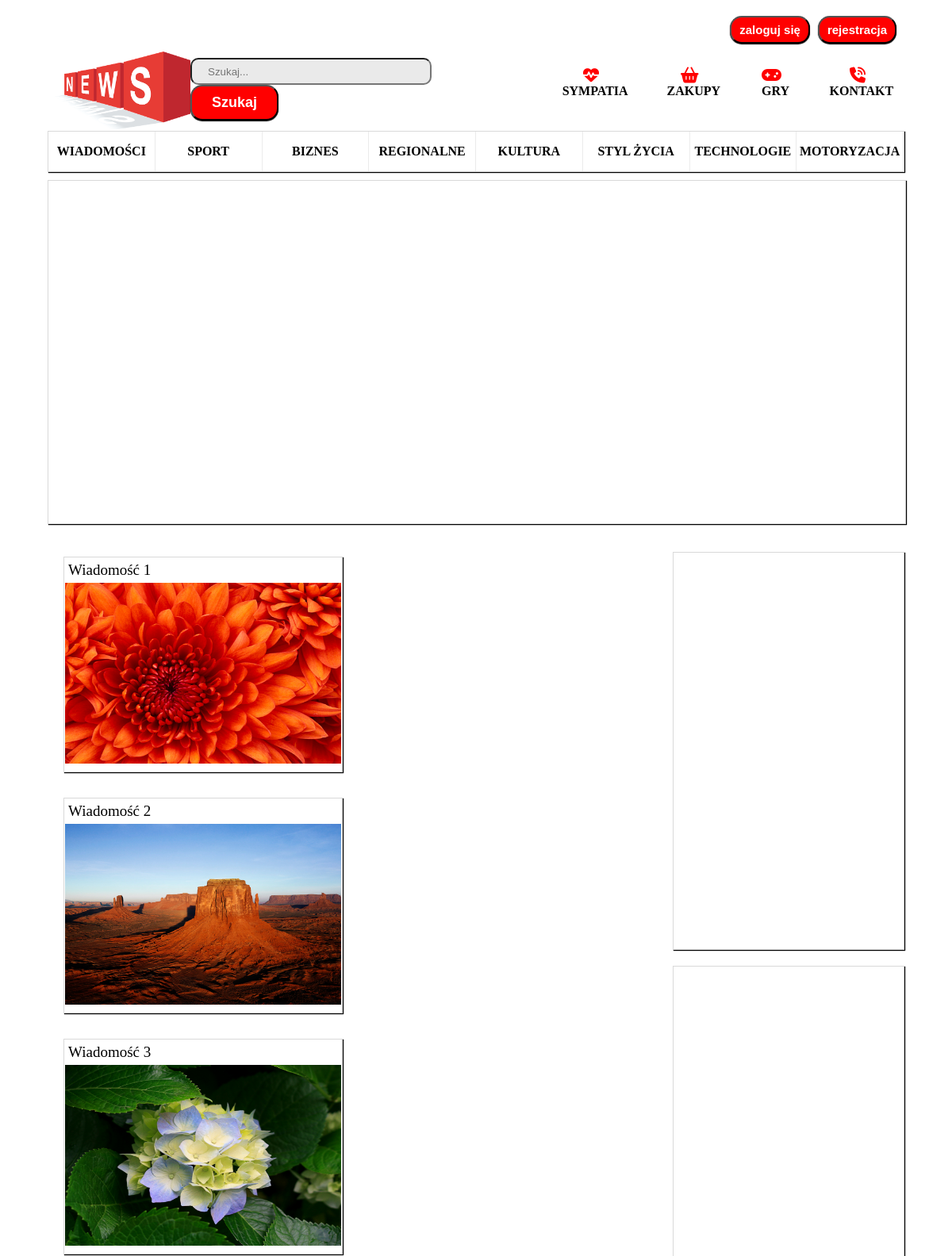
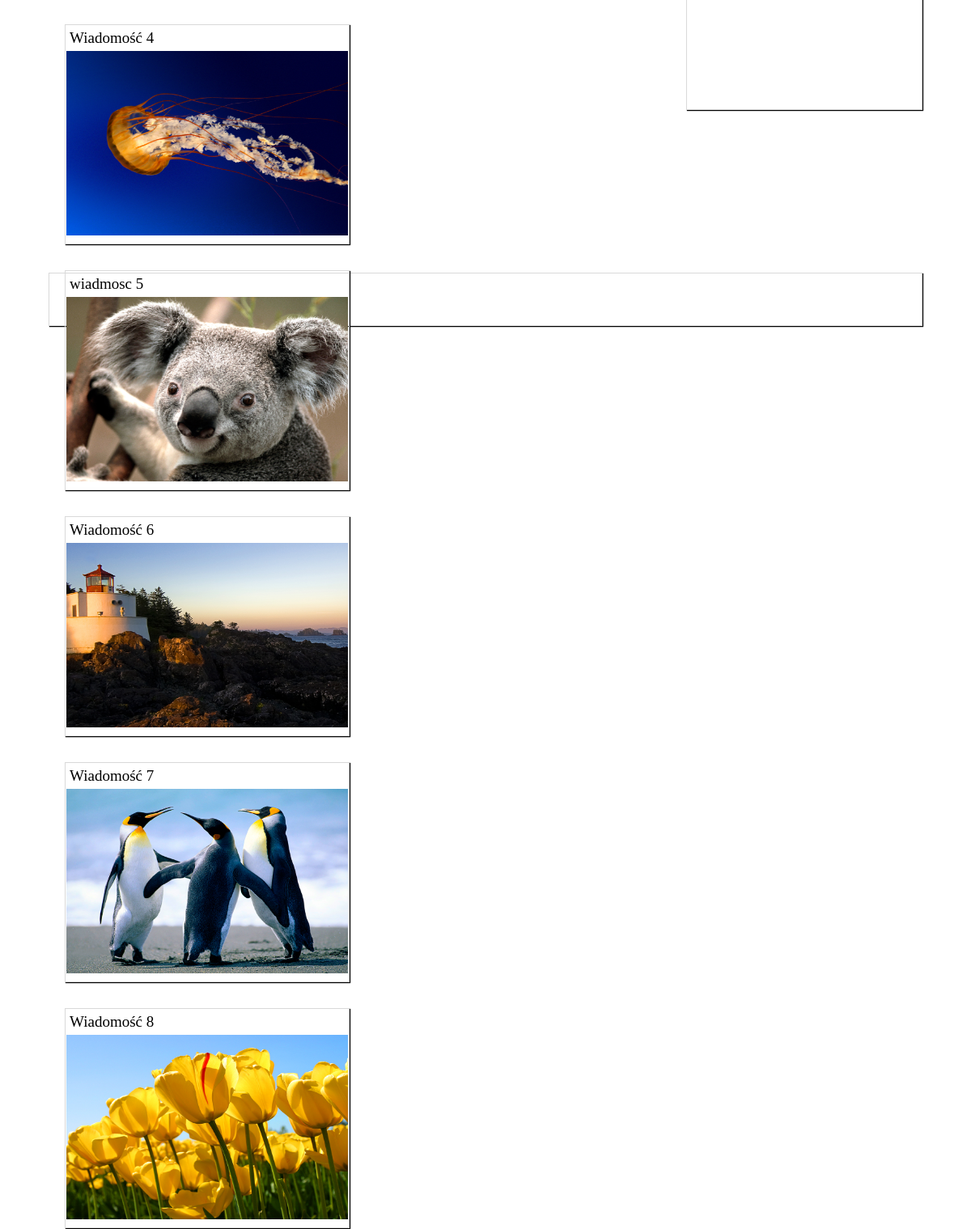
/index, run on the app's committed database (2 pictures, top to bottom).
### main/models.py (models this page shows)
class News(models.Model):
    title = models.CharField(max_length=128)
    content = models.TextField(default="")
    photo = models.ImageField(null=True, blank=True, upload_to='photo')
    class Meta:
        verbose_name_plural = "News"
    def __str__(self):
        return self.title

### main/views.py (the view)
# urls.py: path('index', include('main.urls')),
def index(request):
    news = News.objects.all()
    return render(request, 'index.html', {'news':news})

### main/templates/index.html (shortened to what this page needs)
{% extends 'basic.html' %}
{% load static %}
{% block body %}
    <div class="wrap">
        <div class="log_form">
     {% if user.is_authenticated %}
        Witaj: <b>{{user.name}}</b> <button class="logout">   <a href="/logout/">wyloguj się</a></button>
    {% else %}
        <button class="login"> <a href="/login/">zaloguj się</a> </button><button class="register">   <a href="/register/">rejestracja</a></button>
    {% endif %}
            </div>
        <div class="nav">
            <div class="nav_top">
               <div class="logo"><img src="{% static 'gazeta.png' %}" alt="logo" class="logo"></div>
                <div class="top_right">
                    <div class="search">
                     <form action="">
                           <input type="text" placeholder="Szukaj...">
                            <button class="search">Szukaj</button>
                      </form>
                   </div>
                    <nav class="top">
                      <ul class="menu_top">
                          <li><a href=""><i class="fas fa-heartbeat " style="margin-right:10px; font-size:20px; color:red;"></i>sympatia</a></li>
                          <li><a href=""><i class="fas fa-shopping-basket "style="margin-right:10px; font-size:20px; color:red;" ></i>zakupy</a></li>
                          <li><a href=""><i class="fas fa-gamepad "style="margin-right:10px; font-size:20px; color:red;"></i>gry</a></li>
                          <li><a href="{% url 'kontakt' %}"><i class="fas fa-phone-volume" style="margin-right:10px; font-size:20px; color:red;"></i>Kontakt</a></li>
                      </ul>
                     </nav>
                </div>
            </div>
            <div class="nav_bottom">
                <nav class="bottom">
                    <ul class="menu_bottom">
                         <li><a href="{% url 'wiadomosci' %}">wiadomości</a></li>
                         <li><a href="{% url 'sport' %}">sport</a></li>
                         <li><a href="{% url 'biznes' %}">biznes</a></li>
                         <li><a href="{% url 'regionalne' %}">regionalne</a></li>
                         <li><a href="{% url 'kultura' %}">kultura</a></li>
                         <li><a href="{% url 'styl_zycia' %}">styl życia</a></li>
                         <li><a href="{% url 'technologie' %}">technologie</a></li>
                         <li><a href="{% url 'motoryzacja' %}">motoryzacja</a></li>
                    </ul>
                </nav>
            </div>
        </div>
        <header>
        </header>
        <div class="main">
            <div class="left_main">
                <ul class="left_main">
                    {% for element in news%}
                    <li>
                            <div class="title">{{element}}</div>
                            <div class="photo"><img src="/media/{{element.photo}}" alt=""></div>
                    </li>
                    {%endfor%}
                </ul>
            </div>
            <div class="right_main">
                <div class="element"></div>
                <div class="element"></div>
            </div>
        </div>
        <footer>
        </footer>
    </div>
{% endblock %}

### static/styles.css (style rules this page uses)
* { margin:0; padding:0; box-sizing: content-box; }
div.wrap { margin:0 auto; margin-top:20px; max-width:90vw; min-height: 100vh; }
div.wrap div.log_form { text-align:right; margin-bottom:10px; }
div.wrap div.log_form button { font-size:18px; font-weight:bold; box-shadow: 0 1px 1px black; background-color: rgb(255, 0, 0); padding:5px 10px; border-radius:15px; margin-right:10px; }
div.wrap div.log_form button a { color:white; font-size:15px; text-decoration:none; }
div.wrap div.nav_top { display:flex; flex-direction:row; }
div.nav_top div.logo { width:200px; height:100px; }
div.nav_top div.logo img.logo { width:180px; height:100px; }
div.wrap div.nav_top div.top_right { width:100%; display:flex; flex-direction: row; justify-content:flex-end; }
div.top_right div.search { margin-right:40px; padding-top:8px; }
div.top_right div.search input { width:300px; height: 30px; border-radius:10px; background-color: rgb(234, 234, 234); }
div.top_right div.search input::placeholder { padding-left:20px; }
div.top_right div.search button.search { background-color: rgb(255, 0, 0); color: white; padding:10px 25px; border-radius:15px; font-size:18px; font-weight:bold; box-shadow: 0 1px 1px black; }
nav.top ul.menu_top { display:flex; list-style:none; width:100%; padding:10px; }
nav.top ul.menu_top li { padding:10px; }
nav.top ul.menu_top li a { width:100%; height:100%; display:block; text-decoration:none; color:black; font-weight:bold; text-transform: uppercase; text-align:center; }
div.wrap div.nav_bottom nav ul.menu_bottom { display:flex; flex-direction:row; list-style:none; justify-content:space-between; height:50px; line-height:50px; border:1px solid rgb(217, 217, 217); box-shadow: 1px 1px 1px black; }
div.wrap div.nav_bottom nav ul.menu_bottom li { width:100%; border-right:1px solid rgb(235, 235, 235); }
div.wrap div.nav_bottom nav ul.menu_bottom li a { width:100%; height:100%; display:block; text-decoration:none; color:black; font-weight:bold; text-transform: uppercase; text-align:center; }
header { margin-top:10px; width:100%; height:54vh; border:1px solid rgb(217, 217, 217); box-shadow: 1px 1px 1px black; }
div.main { display:flex; min-height:1240px; flex-grow:4; }
div.main div.left_main { width:70%; min-height:70vh; display:flex; flex-direction:row; flex-wrap:wrap; flex-grow:1; }
div.main div.left_main ul { display:flex; flex-wrap:wrap; width:95%; margin:25px 10px; height: 50px; list-style:none; }
ul.left_main li { width:350px; height:270px; border:1px solid rgb(217, 217, 217); box-shadow: 1px 1px 1px black; margin: 16px 10px; }
ul.left_main li div.title { font-size:19px; padding:5px; }
ul.left_main li div.photo { width:348px; height:240px; margin: 0 auto; }
ul.left_main li div.photo img { width:100%; height:95%; }
div.main div.right_main { margin-top:15px; margin-left:2%; min-height: 70vh; width:27%; }
div.main div.right_main div.element { height:500px; border:1px solid rgb(217, 217, 217); box-shadow: 1px 1px 1px black; }
div.main div.right_main div.element:nth-of-type(1) { margin-top:20px; margin-bottom:20px; }
footer { height:8vh; border:1px solid rgb(217, 217, 217); box-shadow: 1px 1px 1px black; margin-top:20px; margin-bottom:10px; }

### data on the page
News: title "Wiadomość 1", photo (picture)
News: title "Wiadomość 2", photo (picture)
News: title "Wiadomość 3", photo (picture)
News: title "Wiadomość 4", photo (picture)
News: title "wiadmosc 5", photo (picture)
News: title "Wiadomość 6", photo (picture)
News: title "Wiadomość 7", photo (picture)
News: title "Wiadomość 8", photo (picture)
